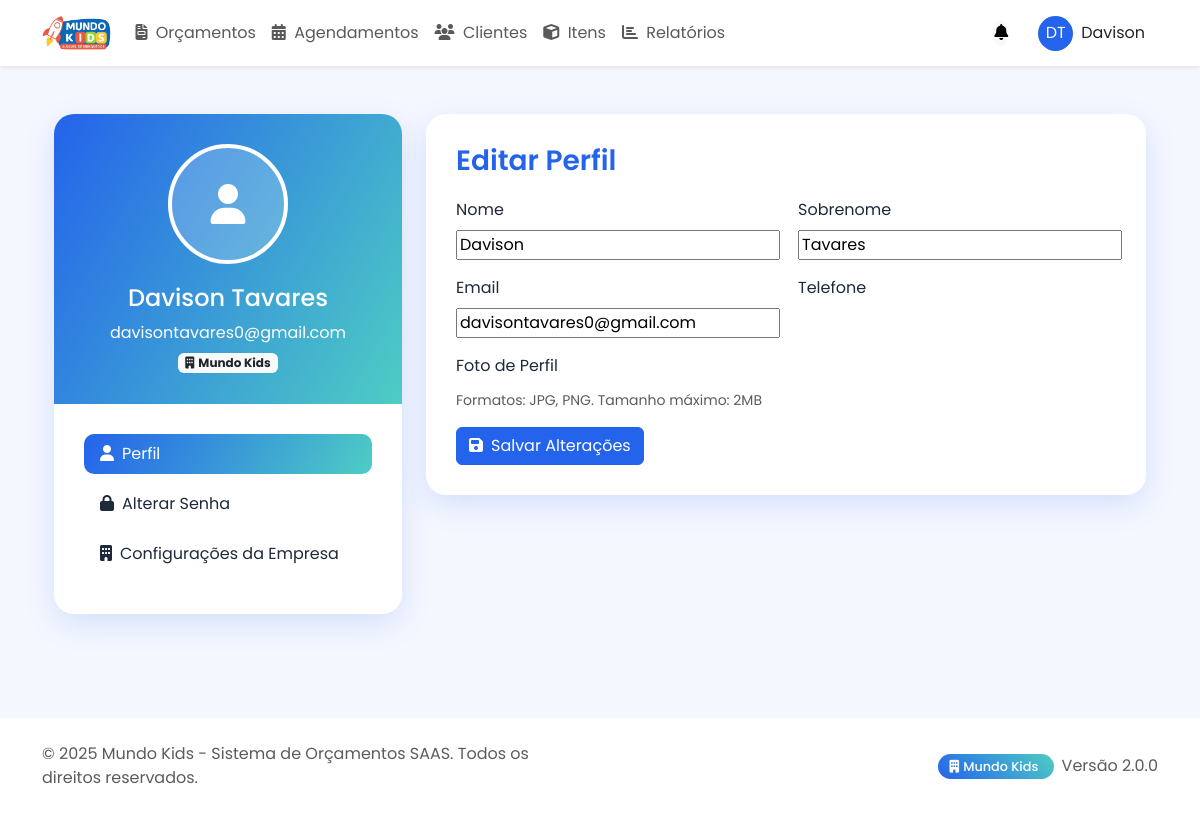
Screenshot of /perfil/ (signed in) with the database file from the repository.
### accounts/models.py (models this page shows, shortened)
class Usuario(AbstractUser):
    empresa = models.ForeignKey(Empresa, on_delete=models.CASCADE, related_name='usuarios', verbose_name=_('Empresa'))
    telefone = models.CharField(_('Telefone'), max_length=15, blank=True, null=True)
    avatar = models.ImageField(_('Avatar'), upload_to='avatars/', blank=True, null=True)
    cargo = models.CharField(_('Cargo'), max_length=50, blank=True, null=True)
    data_nascimento = models.DateField(_('Data de Nascimento'), blank=True, null=True)
    email_confirmado = models.BooleanField(_('E-mail Confirmado'), default=False)
    class Meta:
        verbose_name = _('Usuário')
        verbose_name_plural = _('Usuários')

class Empresa(models.Model):
    nome = models.CharField(_('Nome da Empresa'), max_length=100)
    cnpj = models.CharField(_('CNPJ'), max_length=18, unique=True, blank=True, null=True)
    telefone = models.CharField(_('Telefone'), max_length=15, blank=True, null=True)
    cidade = models.CharField(_('Cidade'), max_length=100, blank=True, null=True)
    instagram = models.CharField(_('Instagram'), max_length=100, blank=True, null=True)
    whatsapp = models.CharField(_('WhatsApp'), max_length=15, blank=True, null=True)
    email = models.EmailField(_('E-mail'), blank=True, null=True)
    endereco = models.TextField(_('Endereço'), blank=True, null=True)
    data_criacao = models.DateTimeField(_('Data de Criação'), auto_now_add=True)
    ativa = models.BooleanField(_('Ativa'), default=True)
    logo = models.ImageField(upload_to='empresas/logos/', blank=True, null=True, verbose_name='Logo')
    cor_principal = models.CharField(max_length=7, default='#2463EB', verbose_name='Cor Principal')
    cor_secundaria = models.CharField(max_length=7, default='#4ECDC4', verbose_name='Cor Secundária')
    cor_acento = models.CharField(max_length=7, default='#FF6B6B', verbose_name='Cor de Acento')
    plano = models.CharField(_('Plano'), max_length=20, choices=[
        ('free', 'Free'),
        ('basic', 'Basic'),
        ('pro', 'Pro'),
        ('enterprise', 'Enterprise')
    ], default='free')
    tema_escuro = models.BooleanField(default=False, verbose_name='Tema Escuro')
    class Meta:
        verbose_name = _('Empresa')
        verbose_name_plural = _('Empresas')

### accounts/views.py (the view)
# urls.py: path('perfil/', views.perfil_usuario, name='perfil'),
@login_required
def perfil_usuario(request):
    if request.method == 'POST':
        form = UsuarioRegistrationForm(request.POST, request.FILES, instance=request.user)
        if form.is_valid():
            form.save()
            messages.success(request, 'Perfil atualizado com sucesso!')
            return redirect('accounts:perfil')
    else:
        form = UsuarioRegistrationForm(instance=request.user)
    return render(request, 'accounts/perfil.html', {'form': form})

### accounts/forms.py (shortened to what this page needs)
class UsuarioRegistrationForm(UserCreationForm):
    email = forms.EmailField(
        max_length=254,
        help_text='Obrigatório. Informe um email válido.',
        widget=forms.EmailInput(attrs={'placeholder': 'seu@email.com'})
    )
    class Meta:
        model = Usuario
        fields = ('first_name', 'last_name', 'email', 'password1', 'password2')
        widgets = {
            'first_name': forms.TextInput(attrs={'placeholder': 'Seu nome'}),
            'last_name': forms.TextInput(attrs={'placeholder': 'Seu sobrenome'}),
        }

### accounts/context_processors.py (called while the page is built, shortened)
def empresa_theme(request):
    if hasattr(request, 'user') and request.user.is_authenticated:
        if hasattr(request.user, 'empresa') and request.user.empresa:
            empresa = request.user.empresa
            return {
                'empresa_theme': {
                    'primary': empresa.cor_principal or '#2463EB',
                    'secondary': empresa.cor_secundaria or '#4ECDC4',
                    'accent': empresa.cor_acento or '#FF6B6B',
                    'dark_mode': empresa.tema_escuro or False,
                }
            }

### accounts/templates/accounts/perfil.html (shortened to what this page needs)
{% extends "base.html" %}
{% load static %}
{% block content %}
<div class="container py-4">
    <div class="row">
        <div class="col-md-4 mb-4">
            <div class="profile-card">
                <div class="profile-header">
                    <div class="avatar-container">
                        {% if user.avatar %}
                            <img src="{{ user.avatar.url }}" alt="Avatar" class="avatar-img">
                        {% else %}
                            <div class="avatar-placeholder">
                                <i class="fas fa-user"></i>
                            </div>
                        {% endif %}
                    </div>
                    <h4>{{ user.get_full_name|default:user.username }}</h4>
                    <p class="mb-0">{{ user.email }}</p>
                    {% if user.empresa %}
                    <span class="badge bg-light text-dark mt-2">
                        <i class="fas fa-building me-1"></i>{{ user.empresa.nome }}
                    </span>
                    {% endif %}
                </div>
                <div class="profile-body">
                    <div class="nav flex-column nav-pills">
                        <a class="nav-link active" href="{% url 'accounts:perfil' %}">
                            <i class="fas fa-user me-2"></i>Perfil
                        </a>
                        <a class="nav-link" href="{% url 'accounts:alterar_senha' %}">
                            <i class="fas fa-lock me-2"></i>Alterar Senha
                        </a>
                        <a class="nav-link" href="{% url 'accounts:configuracoes_empresa' %}">
                            <i class="fas fa-building me-2"></i>Configurações da Empresa
                        </a>
                    </div>
                </div>
            </div>
        </div>
        <div class="col-md-8">
            <div class="profile-card">
                <div class="profile-body">
                    <h3 class="section-title">Editar Perfil</h3>
                    <form method="post" enctype="multipart/form-data">
                        <div class="row">
                            <div class="col-md-6 mb-3">
                                <label class="form-label">Nome</label>
                                {{ form.first_name }}
                            </div>
                            <div class="col-md-6 mb-3">
                                <label class="form-label">Sobrenome</label>
                                {{ form.last_name }}
                            </div>
                        </div>
                        <div class="row">
                            <div class="col-md-6 mb-3">
                                <label class="form-label">Email</label>
                                {{ form.email }}
                            </div>
                            <div class="col-md-6 mb-3">
                                <label class="form-label">Telefone</label>
                            </div>
                        </div>
                        <div class="mb-3">
                            <label class="form-label">Foto de Perfil</label>
                            <div class="form-text">Formatos: JPG, PNG. Tamanho máximo: 2MB</div>
                        </div>
                        <button type="submit" class="btn btn-primary">
                            <i class="fas fa-save me-2"></i>Salvar Alterações
                        </button>
                    </form>
                </div>
            </div>
        </div>
    </div>
</div>
{% endblock %}

### templates/base.html (shortened to what this page needs)
<!DOCTYPE html>
<html lang="pt-BR">
<head>
    <link href="https://cdn.jsdelivr.net/npm/bootstrap@5.3.0/dist/css/bootstrap.min.css" rel="stylesheet">
    <link rel="stylesheet" href="https://cdnjs.cloudflare.com/ajax/libs/font-awesome/6.4.0/css/all.min.css">
</head>
<body>
    <nav class="navbar navbar-expand-lg bg-white shadow-sm">
        <div class="container">
            <a class="navbar-brand" href="{% url 'orcamentos:lista_orcamentos' %}">
                {% if user.empresa.logo %}
                <img src="{{ user.empresa.logo.url }}" alt="Logo" style="height: 40px; object-fit: contain;">
                {% else %}
                <i class="fas fa-child me-2"></i> {% if user.empresa %}{{ user.empresa.nome }}{% else %}MINHA EMPRESA{% endif %}
                {% endif %}
            </a>
            <div class="collapse navbar-collapse" id="navbarNav">
                <ul class="navbar-nav me-auto">
                    <li class="nav-item">
                        <a class="nav-link {% if request.resolver_match.url_name == 'lista_orcamentos' %}active{% endif %}" href="{% url 'orcamentos:lista_orcamentos' %}">
                            <i class="fas fa-file-invoice me-1"></i> Orçamentos
                        </a>
                    </li>
                    <li class="nav-item">
                        <a class="nav-link {% if request.resolver_match.url_name == 'agendamentos' %}active{% endif %}" href="{% url 'orcamentos:agendamentos' %}">
                            <i class="fas fa-calendar-alt me-1"></i> Agendamentos
                        </a>
                    </li>
                    <li class="nav-item">
                        <a class="nav-link {% if 'cliente' in request.resolver_match.url_name %}active{% endif %}" href="{% url 'orcamentos:lista_clientes' %}">
                            <i class="fas fa-users me-1"></i> Clientes
                        </a>
                    </li>
                    <li class="nav-item">
                        <a class="nav-link {% if 'item' in request.resolver_match.url_name %}active{% endif %}" href="{% url 'orcamentos:lista_itens' %}">
                            <i class="fas fa-cube me-1"></i> Itens
                        </a>
                    </li>
                    <li class="nav-item">
                        <a class="nav-link" href="{% url 'relatorios:dashboard' %}">
                            <i class="fas fa-chart-bar me-1"></i> Relatórios
                        </a>
                    </li>
                </ul>
                <div class="d-flex align-items-center">
                    <div class="dropdown me-3">
                        <button class="btn btn-light rounded-circle p-0" type="button" id="notificationsDropdown" data-bs-toggle="dropdown">
                            <i class="fas fa-bell"></i>
                        </button>
                    </div>
                    <div class="dropdown">
                        <button class="btn d-flex align-items-center" type="button" id="userDropdown" data-bs-toggle="dropdown">
                            <div class="bg-primary rounded-circle d-flex align-items-center justify-content-center me-2" style="width: 35px; height: 35px;">
                                <span class="text-white">
                                    {% if user.first_name %}{{ user.first_name|first }}{{ user.last_name|first }}{% else %}{{ user.username|first|upper }}{% endif %}
                                </span>
                            </div>
                            <span class="d-none d-md-inline">
                                {% if user.first_name %}{{ user.first_name }}{% else %}{{ user.username }}{% endif %}
                            </span>
                        </button>
                    </div>
                </div>
            </div>
        </div>
    </nav>
    <main class="main-content">
        <div class="container py-4">
            {% block content %}
            {% endblock %}
        </div>
    </main>
    <footer class="footer mt-auto">
        <div class="container">
            <div class="row align-items-center">
                <div class="col-md-6">
                    <p class="mb-0 text-muted">
                        &copy; {% now "Y" %} Mundo Kids - Sistema de Orçamentos SAAS. Todos os direitos reservados.
                    </p>
                </div>
                <div class="col-md-6 text-md-end">
                    <p class="mb-0 text-muted">
                        {% if user.empresa %}
                        <span class="empresa-badge">
                            <i class="fas fa-building me-1"></i>{{ user.empresa.nome }}
                        </span>
                        {% endif %}
                        <span class="ms-2">Versão 2.0.0</span>
                    </p>
                </div>
            </div>
        </div>
    </footer>
</body>
</html>

### rows the page displays
Usuario: empresa.logo (picture), first_name|first "D", last_name|first "T", first_name "Davison", get_full_name "Davison Tavares", email "davisontavares0@gmail.com", empresa.nome "Mundo Kids", last_name "Tavares"
